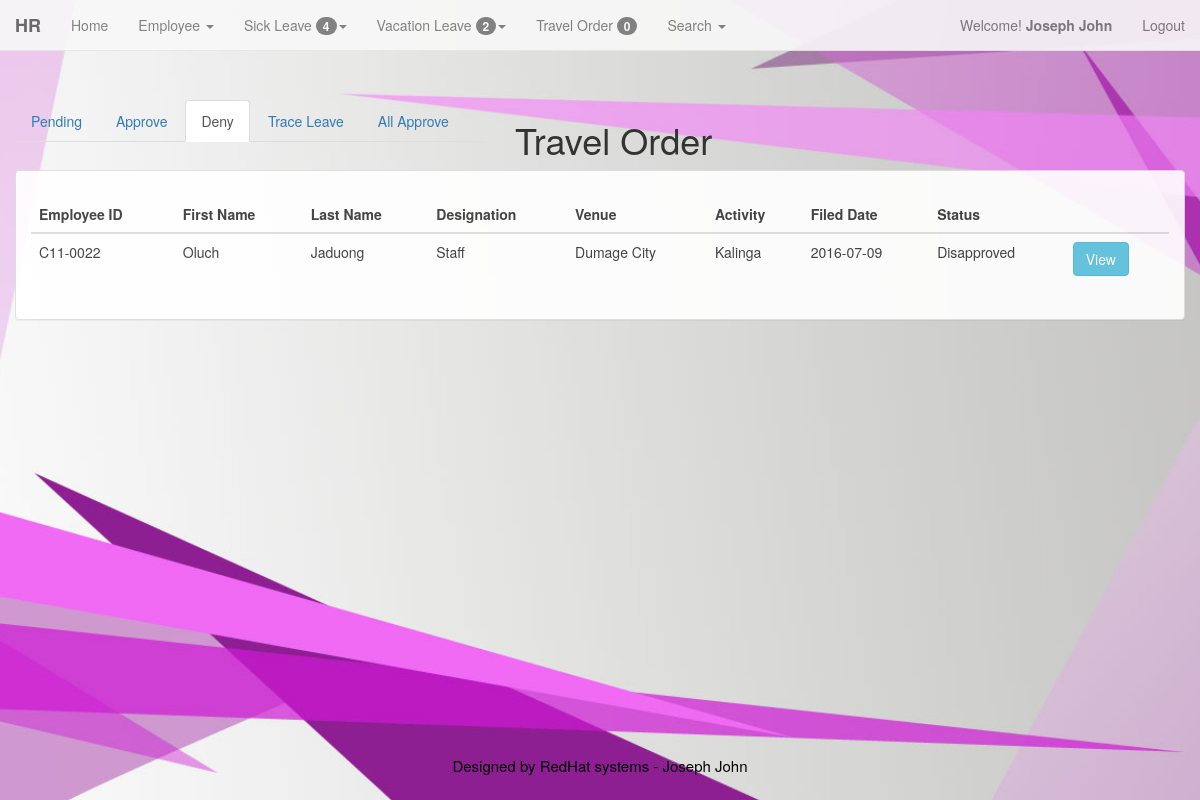
Page /admin/to_approval_deny.php (signed in) on the committed database.
### tables this page shows
CREATE TABLE IF NOT EXISTS `members` (
  `id` int(11) NOT NULL AUTO_INCREMENT,
  `username` varchar(200) NOT NULL,
  `password` varchar(200) NOT NULL,
  `FirstName` varchar(200) NOT NULL,
  `LastName` varchar(200) NOT NULL,
  `LEVEL` int(1) NOT NULL,
  PRIMARY KEY (`id`)
);

CREATE TABLE IF NOT EXISTS `employee` (
  `emp_id` int(100) NOT NULL AUTO_INCREMENT,
  `id_emp` varchar(128) NOT NULL,
  `emp_fname` varchar(128) NOT NULL,
  `emp_lname` varchar(128) NOT NULL,
  `emp_mname` varchar(128) NOT NULL,
  `emp_bday` varchar(128) NOT NULL,
  `emp_age` int(11) NOT NULL,
  `emp_gen` varchar(128) NOT NULL,
  `emp_add` varchar(128) NOT NULL,
  `emp_stat` varchar(128) NOT NULL,
  `emp_cont` varchar(11) NOT NULL,
  `sss` int(10) NOT NULL,
  `pagibig` int(12) NOT NULL,
  `philhealth` int(12) NOT NULL,
  `tin` varchar(13) NOT NULL,
  `email` varchar(128) NOT NULL,
  `emp_pos` varchar(128) NOT NULL,
  `id_pos` int(11) NOT NULL,
  `id_dept` int(11) NOT NULL,
  `addedby` varchar(128) NOT NULL,
  `emp_date` date NOT NULL,
  `stat` int(2) NOT NULL,
  PRIMARY KEY (`emp_id`)
);

CREATE TABLE IF NOT EXISTS `travel_ordr` (
  `to_id` int(11) NOT NULL AUTO_INCREMENT,
  `emp_id` int(100) NOT NULL,
  `date` date NOT NULL,
  `to_venue` varchar(128) NOT NULL,
  `to_host` varchar(128) NOT NULL,
  `to_activ` varchar(128) NOT NULL,
  `to_etd` date NOT NULL,
  `to_eta` date NOT NULL,
  `to_trans` varchar(128) NOT NULL,
  `to_regis` int(128) NOT NULL,
  `to_bal` int(128) NOT NULL,
  `to_total` int(128) NOT NULL,
  `acctant` int(11) NOT NULL,
  `prog_head` int(11) NOT NULL,
  `vp_finance` int(11) NOT NULL,
  `vp_acad` int(11) NOT NULL,
  `vp_operation` int(11) NOT NULL,
  `exe_vp` int(11) NOT NULL,
  `to_stat` int(2) NOT NULL,
  PRIMARY KEY (`to_id`)
);

CREATE TABLE IF NOT EXISTS `accounting` (
  `acctant` int(11) NOT NULL,
  `name_stat_acc` varchar(128) NOT NULL,
  PRIMARY KEY (`acctant`)
);

### admin/to_approval_deny.php (the view, shortened to what this page needs)
<?php
	include("menu.php");
?>
		<div class="container-fluid">
				<div class = "row" style = "margin-top:50px">
					<div class = "col-md-5">
						<ul class="nav nav-tabs">
						  <li role="presentation"><a href="to_view.php">Pending</a></li>
						  <li role="presentation"><a href="to_approval_approve.php">Approve</a></li>
						  <li role="presentation" class="active"><a href="to_approval_deny.php">Deny</a></li>
						  <li role="presentation"><a href="to_leave_track.php">Trace Leave</a></li>
						  <li role="presentation"><a href="to_all_approve.php">All Approve</a></li>
						</ul>
					</div>
					<div class = "col-md-3">
						<h1>Travel Order</h1>
					</div>
				</div>
<div class="container-fluid">
	<div class = "row">
		<div class="panel panel-default">
			<div class="panel-body">
				<div class="table-responsive">
					<?php
						$sql = "SELECT * FROM employee, travel_ordr, accounting
									WHERE employee.emp_id = travel_ordr.emp_id
									AND accounting.acctant = travel_ordr.acctant AND
									accounting.acctant = '3' AND to_stat='0'";
						$qry=mysql_query($sql);
					?>
						<table class='table table-hover' style='margin-top:10px;'>
									<thead>
										<tr>
											<th>Employee ID</th>
											<th>First Name</th>
											<th>Last Name</th>
											<th>Designation</th>
											<th>Venue</th>
											<th>Activity</th>
											<th>Filed Date</th>
											<th>Status</th>
											<th></th>
										</tr>
									</thead>
					<?php
						while($rec=mysql_fetch_array($qry))
						{
					?>
					<tbody>
						<tr>
								<td>
										<?php echo $rec['id_emp'] ?>
									</td>
									<td>
										<?php echo $rec['emp_fname'] ?>
									</td>
									<td>
										<?php echo $rec['emp_lname'] ?>
									</td>
									<td>
										<?php echo $rec['emp_pos'] ?>
									</td>
									<td>
										<?php echo $rec['to_venue']?>
									</td>
									<td>
										<?php echo $rec['to_activ']?>
									</td>
									<td>
										<?php echo $rec['date']?>
									</td>
									<td>
										<?php echo $rec['name_stat_acc']; ?>
									</td>
									<td>
										<a href='to_denyapprove.php?id=<?php echo $rec['to_id']?>'><input type='button' value='View' data-toggle="tooltip" data-placement="top" title="View Content" class='btn btn-info'/></a>
									</td>
							</tr>
					</tbody>
				<?php
					}
					echo"</table>";
				?>
				</div>
			</div>
		</div>
	</div>
</div>
	</div>
	<?php
		include('footer.php');
	?>

### admin/menu.php (shortened to what this page needs)
<!DOCTYPE html>
<html lang="en">
  <head>
	<link href="../bootstrap/css/bootstrap.min.css" rel="stylesheet">
  </head>
<body>
<div class="container-fluid">
	<?php
		$id=$_SESSION['id'];
		$result=mysql_query("select * from members where id=$id")or die(mysql_error);
		$row=mysql_fetch_array($result);
		$FirstName=$row['FirstName'];
		$LastName=$row['LastName'];
	?>
					<?php
						$welcome_view = "SELECT * FROM leaves, approve_hr where leaves.hr_approve = approve_hr.hr_approve AND approve_hr.hr_approve = '1'";
						$welcome_viewed = mysql_query($welcome_view);
						$num_rows = mysql_num_rows($welcome_viewed);
					?>
					<?php
						$welcome_view = "SELECT * FROM vacation_log, approve_hr where vacation_log.hr_approve = approve_hr.hr_approve AND approve_hr.hr_approve = '1'";
						$welcome_viewed = mysql_query($welcome_view);
						$num_rows2 = mysql_num_rows($welcome_viewed);
					?>
					<?php
						$welcome_view = "SELECT * FROM travel_ordr where travel_ordr.acctant = '1'";
						$welcome_viewed = mysql_query($welcome_view);
						$num_rows1 = mysql_num_rows($welcome_viewed);
					?>
				<nav class="navbar navbar-default navbar-fixed-top" role="navigation">
				  <div class="container-fluid">
					<div class="navbar-header">
					  <strong><a class="navbar-brand" href="#">HR</a></strong>
					</div>
					<div class="collapse navbar-collapse" id="bs-example-navbar-collapse-1">
					<ul class="nav navbar-nav">
						<li><a href="admin.php?id=<?php echo $row['id'];?>">Home</a></li>
						<li class="dropdown">
							<a href="#" class="dropdown-toggle" data-toggle="dropdown"> Employee <span class="caret"></span></a>
						</li>
						<li class="dropdown">
							<a href="#" class="dropdown-toggle" data-toggle="dropdown"> Sick Leave <span class="badge"> <?php echo $num_rows ?></span><span class="caret"></span></a>
						</li>
						<li class="dropdown">
							<a href="#" class="dropdown-toggle" data-toggle="dropdown"> Vacation Leave <span class="badge"> <?php echo $num_rows2 ?></span><span class="caret"></span></a>
						</li>
						<li><a href="to_view.php?id=<?php echo $row['id'];?>">Travel Order <span class="badge"> <?php echo $num_rows1 ?></span></a></li>
						<li class="dropdown">
							<a href="#" class="dropdown-toggle" data-toggle="dropdown"> Search <span class="caret"></span></a>
						</li>
					</ul>
					<ul class="nav navbar-nav navbar-right">
						<p class="navbar-text">Welcome! <strong><?php echo " ".$FirstName."&nbsp".$LastName." "; ?></strong></p>
							<li><p class="navbar-text"><a href="logout.php" class="navbar-link" title="Log Out">Logout</a></p></li>
					</ul>
					</div>
				  </div>
				</nav>
	</div>
  </body>
</html>

### admin/menu.php (style rules this page uses)
body { margin-top: 50px; margin-bottom: 50px; background: url('../background2.jpg') no-repeat center center fixed; -webkit-background-size: cover; -moz-background-size: cover; -o-background-size: cover; background-size: cover; }
.navbar-default { opacity: .9; }
.panel-default { opacity: .9; }

### rows in the picture
members: FirstName "Joseph", LastName "John"
employee: id_emp "C11-0022", emp_fname "Oluch", emp_lname "Jaduong", emp_pos "Staff", travel_ordr.to_venue "Dumage City", travel_ordr.to_activ "Kalinga", travel_ordr.date "2016-07-09", accounting.name_stat_acc "Disapproved"

### other values in the picture
$num_rows "4"
$num_rows2 "2"
$num_rows1 "0"
